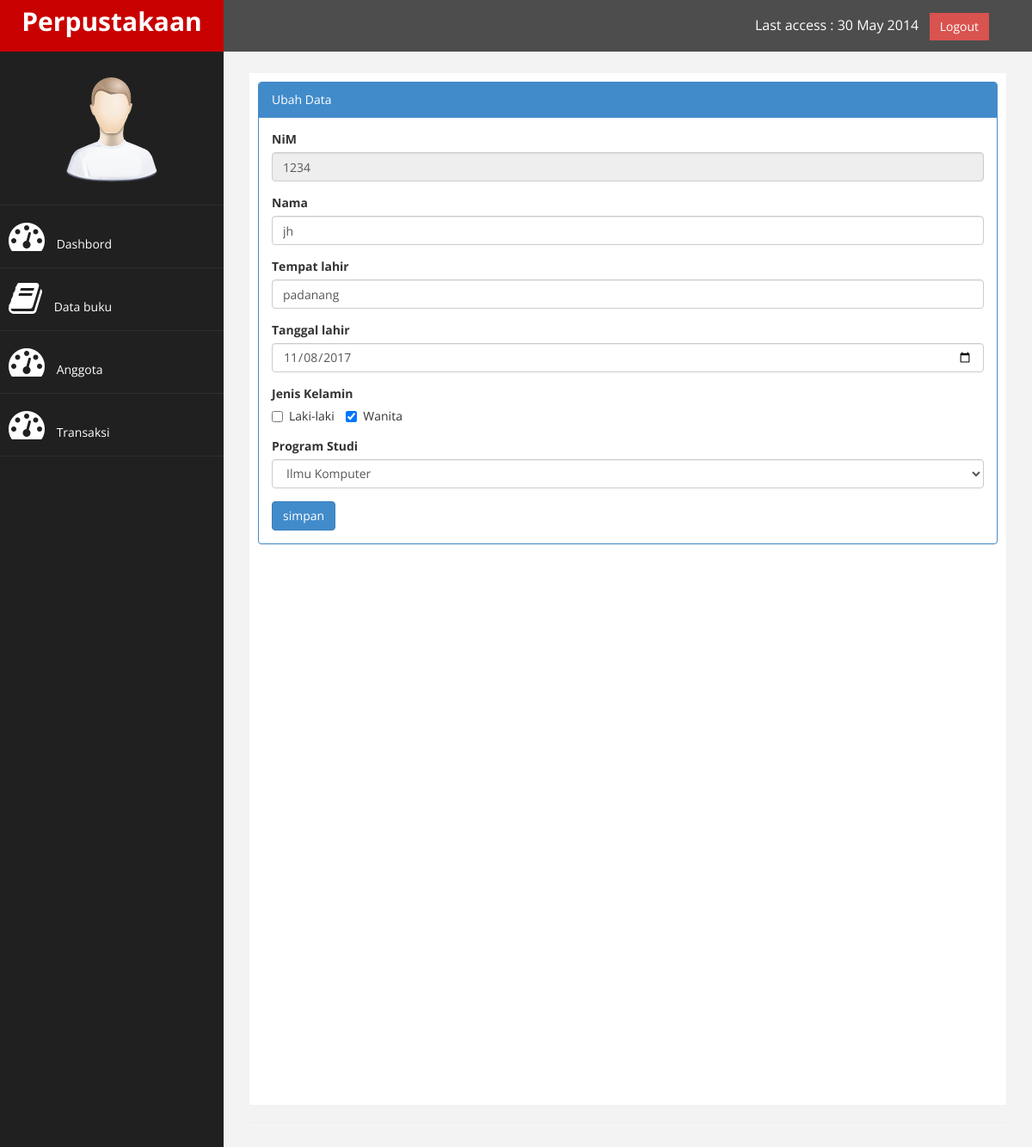
The app's page /?page=anggota&aksi=ubah&nim=1234 with its own data.
### tables this page shows
CREATE TABLE `anggota` (
  `nim` int(11) NOT NULL,
  `nama` varchar(250) NOT NULL,
  `tempat_lahir` varchar(100) NOT NULL,
  `tgl_lahir` date NOT NULL,
  `jk` enum('l','p') NOT NULL,
  `prodi` enum('TI','IK') NOT NULL,
  `email` varchar(20) NOT NULL
);

### page/anggota/ubah.php (the view, shortened to what this page needs)
<?php
	$nim= $_GET['nim'];
	$sql = $conn -> query("select * from anggota where nim='$nim'");
	$tampil= $sql-> fetch_assoc();
	$jkl = $tampil['jk'];
	$prodi = $tampil['prodi'];
?>
<div class="panel panel-primary">
<div class="panel-heading">
	Ubah Data
</div>
<div class="panel-body">
                            <div class="row">
                                <div class="col-md-12">
                                    <form method="post">
                                        <div class="form-group">
                                            <label>NiM</label>
                                            <input class="form-control" name="nim" value="<?php echo $tampil['nim']?>" disabled/>
                                        </div>
                                        <div class="form-group">
                                            <label>Nama</label>
                                            <input class="form-control" name="nama" value="<?php echo $tampil['nama']?>"/>
                                        </div>
                                        <div class="form-group">
                                            <label>Tempat lahir</label>
                                            <input class="form-control" name="tempat_lahir" value="<?php echo $tampil['tempat_lahir']?>"/>
                                        </div>
                                        <div class="form-group">
                                            <label>Tanggal lahir</label>
                                            <input class="form-control" type="date" name="tgl_lahir" value="<?php echo $tampil['tgl_lahir']?>"/>
                                        </div>
                                        <div class="form-group">
                                            <label>Jenis Kelamin</label><br>
                                            <label class="checkbox-inline">
                                                <input type="checkbox" value="l" name="jk" <?php echo ($jkl==l)?"checked":"";?>/> Laki-laki
                                            </label>
                                            <label class="checkbox-inline">
                                                <input type="checkbox" value="p" name="jk" <?php echo ($jkl==p)?"checked":"";?> /> Wanita
                                            </label>
                                        </div>
                                        <div class="form-group">
                                            <label>Program Studi</label>
                                            <select class="form-control" name="prodi">
                                                <option value="IK" <?php if($prodi=='IK') {echo "selected";}?> >Ilmu Komputer</option>
                                            </select>
                                        </div>
                                        <div>
                                        	<input type="submit" name="simpan" value="simpan" class="btn btn-primary">
                                        </div>
                                    </form>
                                </div>
                            </div>
</div>
</div>
</div>

### assets/css/custom.css (style rules this page uses)
body { font-family: 'Open Sans', sans-serif; }

### records on screen
anggota: nim "1234", nama "jh", tempat_lahir "padanang", tgl_lahir "11/08/2017", jk "☑", prodi "Ilmu Komputer"
